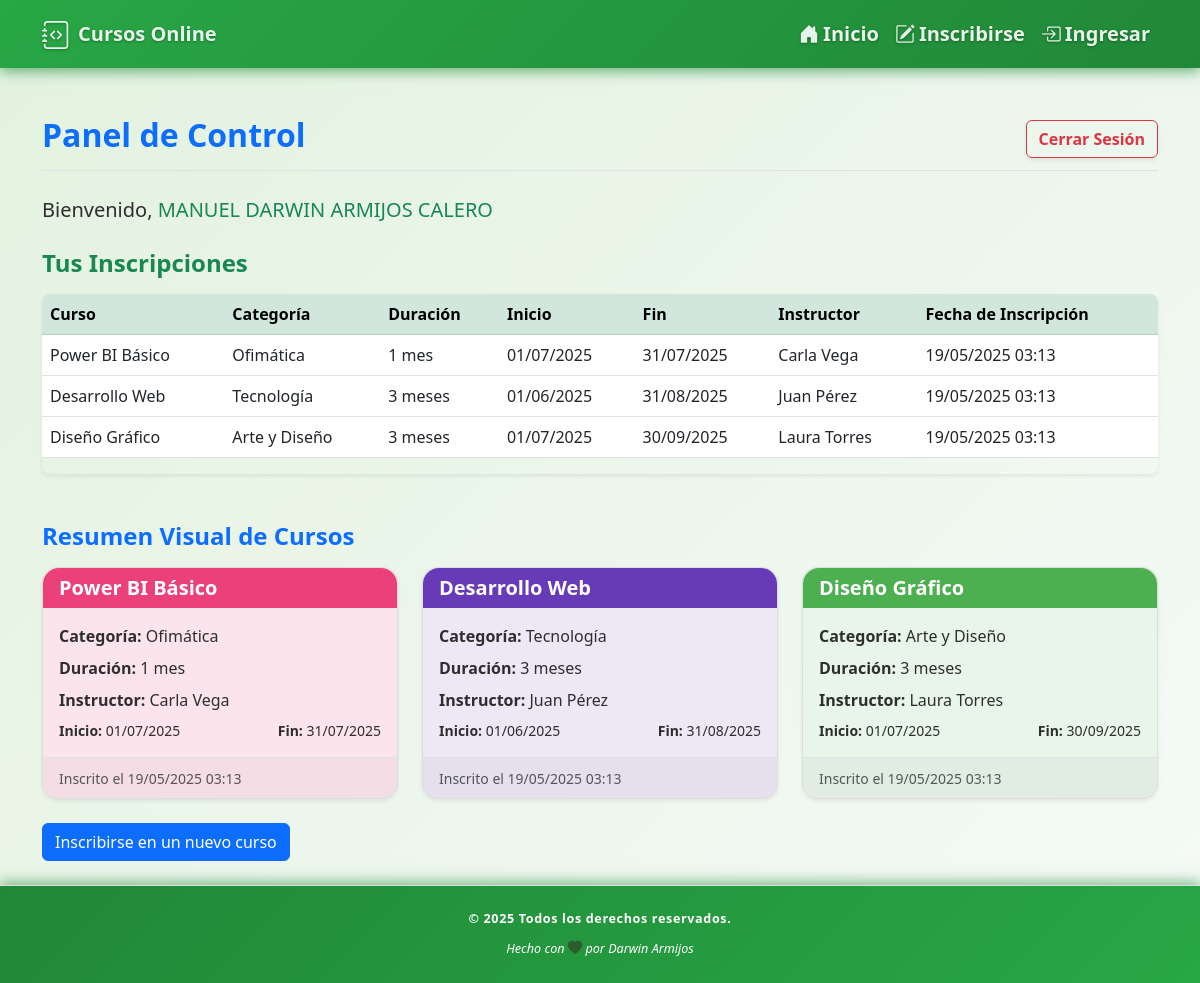
Screenshot of /views/dashboard.php (signed in) with the database file from the repository.
### tables this page shows
CREATE TABLE `course_registrations` (
  `id` int(11) NOT NULL,
  `student_id` int(11) NOT NULL,
  `course_id` int(11) NOT NULL,
  `registration_date` timestamp NOT NULL DEFAULT current_timestamp()
);

CREATE TABLE `courses` (
  `id` int(11) NOT NULL,
  `title` varchar(100) NOT NULL,
  `description` text DEFAULT NULL,
  `category` varchar(50) DEFAULT NULL,
  `duration` varchar(50) DEFAULT NULL,
  `start_date` date DEFAULT NULL,
  `end_date` date DEFAULT NULL,
  `instructor` varchar(100) DEFAULT NULL
);

### views/dashboard.php (the view, shortened to what this page needs)
<?php
include '../includes/db.php';
include '../includes/header.php';
$student_id = $_SESSION['student_id'];
$sql = "SELECT cr.registration_date, c.title, c.category, c.duration, c.start_date, c.end_date, c.instructor
        FROM course_registrations cr
        JOIN courses c ON cr.course_id = c.id
        WHERE cr.student_id = ?
        ORDER BY cr.registration_date DESC";
$stmt = $conn->prepare($sql);
$stmt->bind_param("i", $student_id);
$stmt->execute();
$result = $stmt->get_result();
?>
<div class="d-flex justify-content-between align-items-center mb-4 border-bottom pb-2">
    <h2 class="text-primary fw-bold">Panel de Control</h2>
    <a href="../auth/logout.php" class="btn btn-outline-danger fw-semibold shadow-sm">Cerrar Sesión</a>
</div>
<p class="lead">Bienvenido, <strong class="text-success"><?= htmlspecialchars($_SESSION['full_name'], ENT_QUOTES, 'UTF-8') ?></strong></p>
<h4 class="mt-4 mb-3 text-success fw-semibold">Tus Inscripciones</h4>
<?php if ($result->num_rows > 0): ?>
    <div class="table-responsive shadow-sm rounded-3">
        <table class="table table-hover align-middle">
            <thead class="table-success text-success">
                <tr>
                    <th>Curso</th>
                    <th>Categoría</th>
                    <th>Duración</th>
                    <th>Inicio</th>
                    <th>Fin</th>
                    <th>Instructor</th>
                    <th>Fecha de Inscripción</th>
                </tr>
            </thead>
            <tbody>
                <?php while($row = $result->fetch_assoc()): ?>
                    <tr>
                        <td><?= htmlspecialchars($row['title'], ENT_QUOTES, 'UTF-8') ?></td>
                        <td><?= htmlspecialchars($row['category'], ENT_QUOTES, 'UTF-8') ?></td>
                        <td><?= htmlspecialchars($row['duration'], ENT_QUOTES, 'UTF-8') ?></td>
                        <td><?= htmlspecialchars(date('d/m/Y', strtotime($row['start_date']))) ?></td>
                        <td><?= htmlspecialchars(date('d/m/Y', strtotime($row['end_date']))) ?></td>
                        <td><?= htmlspecialchars($row['instructor'], ENT_QUOTES, 'UTF-8') ?></td>
                        <td><?= htmlspecialchars(date('d/m/Y H:i', strtotime($row['registration_date']))) ?></td>
                    </tr>
                <?php endwhile; ?>
            </tbody>
        </table>
    </div>
    <h4 class="mt-5 mb-3 text-primary fw-semibold">Resumen Visual de Cursos</h4>
    <div class="row">
        <?php
        $result->data_seek(0);
        $colorThemes = [
            ['bg' => '#e3f2fd', 'header' => '#2196f3'],
            ['bg' => '#e8f5e9', 'header' => '#4caf50'],
            ['bg' => '#fff8e1', 'header' => '#ffb300'],
            ['bg' => '#fce4ec', 'header' => '#ec407a'],
            ['bg' => '#ede7f6', 'header' => '#673ab7'],
            ['bg' => '#e0f2f1', 'header' => '#009688']
        ];
        while ($row = $result->fetch_assoc()):
            $theme = $colorThemes[array_rand($colorThemes)];
        ?>
        <div class="col-md-6 col-lg-4 mb-4">
            <div class="shadow-sm rounded-4" style="background-color: <?= $theme['bg'] ?>; border: 1px solid #ddd;">
                <div style="background-color: <?= $theme['header'] ?>; color: white;" class="rounded-top-4 px-3 py-2">
                    <h5 class="mb-0 fw-bold"><?= htmlspecialchars($row['title'], ENT_QUOTES, 'UTF-8') ?></h5>
                </div>
                <div class="p-3">
                    <p class="mb-2"><strong>Categoría:</strong> <?= htmlspecialchars($row['category'], ENT_QUOTES, 'UTF-8') ?></p>
                    <p class="mb-2"><strong>Duración:</strong> <?= htmlspecialchars($row['duration'], ENT_QUOTES, 'UTF-8') ?></p>
                    <p class="mb-2"><strong>Instructor:</strong> <?= htmlspecialchars($row['instructor'], ENT_QUOTES, 'UTF-8') ?></p>
                    <div class="d-flex justify-content-between">
                        <small><strong>Inicio:</strong> <?= date('d/m/Y', strtotime($row['start_date'])) ?></small>
                        <small><strong>Fin:</strong> <?= date('d/m/Y', strtotime($row['end_date'])) ?></small>
                    </div>
                </div>
                <div class="px-3 py-2 border-top" style="background-color: rgba(0, 0, 0, 0.03); border-radius: 0 0 16px 16px;">
                    <small class="text-muted">Inscrito el <?= date('d/m/Y H:i', strtotime($row['registration_date'])) ?></small>
                </div>
            </div>
        </div>
        <?php endwhile; ?>
    </div>
<?php else: ?>
    <div class="alert alert-info mt-3 shadow-sm" role="alert">
        No te has inscrito en ningún curso todavía. <a href="register.php" class="alert-link">Explora nuestros cursos aquí.</a>
    </div>
<?php endif; ?>
<div class="mb-4">
    <button type="button" class="btn btn-primary" data-bs-toggle="modal" data-bs-target="#enrollModal">
        Inscribirse en un nuevo curso
    </button>
</div>
<?php include '../includes/footer.php'; ?>

### css/style.css (style rules this page uses)
html, body { height: 100%; margin: 0; font-family: 'Segoe UI', Tahoma, Geneva, Verdana, sans-serif; background: linear-gradient(135deg, #e3f2df 0%, #f5faf7 100%); color: #2e2e2e; -webkit-font-smoothing: antialiased; -moz-osx-font-smoothing: grayscale; }
body { display: flex; flex-direction: column; min-height: 100vh; }

### rows the page displays
course_registrations: course.title "Power BI Básico", course.category "Ofimática", course.duration "1 mes", course.start_date "01/07/2025", course.end_date "31/07/2025", course.instructor "Carla Vega", registration_date "19/05/2025 03:13"
course_registrations: course.title "Desarrollo Web", course.category "Tecnología", course.duration "3 meses", course.start_date "01/06/2025", course.end_date "31/08/2025", course.instructor "Juan Pérez", registration_date "19/05/2025 03:13"
course_registrations: course.title "Diseño Gráfico", course.category "Arte y Diseño", course.duration "3 meses", course.start_date "01/07/2025", course.end_date "30/09/2025", course.instructor "Laura Torres", registration_date "19/05/2025 03:13"

### other values shown
$_SESSION['full_name'] "MANUEL DARWIN ARMIJOS CALERO"
